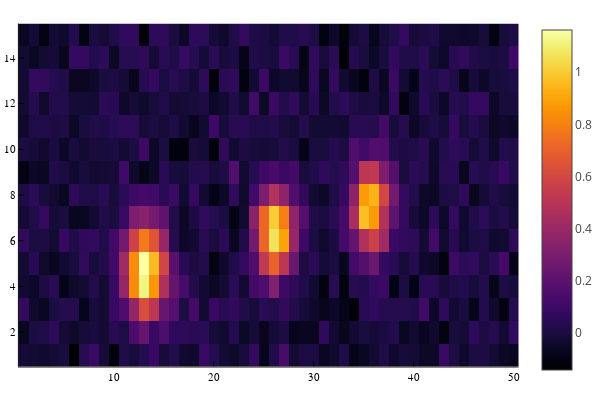

The cell this chart's notebook holds for it:
### Code cell
#Image finale
heatmap(data)

### Figure 1 — Plotly figure (JSON) as saved in the notebook; plotly's stock layout.template omitted (floating-point values rounded to 4 significant figures; data arrays with more than 128 entries replaced by an {"elided": "..."} marker saying what was removed)
{"data": [{"colorbar": {"title": ""}, "colorscale": {"elided": "256x2 mixed values"}, "hoverinfo": "none", "name": "y1", "showlegend": false, "showscale": true, "type": "heatmap", "x": [0.5, 1.5, 2.5, 3.5, 4.5, 5.5, 6.5, 7.5, 8.5, 9.5, 10.5, 11.5, 12.5, 13.5, 14.5, 15.5, 16.5, 17.5, 18.5, 19.5, 20.5, 21.5, 22.5, 23.5, 24.5, 25.5, 26.5, 27.5, 28.5, 29.5, 30.5, 31.5, 32.5, 33.5, 34.5, 35.5, 36.5, 37.5, 38.5, 39.5, 40.5, 41.5, 42.5, 43.5, 44.5, 45.5, 46.5, 47.5, 48.5, 49.5, 50.5], "xaxis": "x", "y": [0.5, 1.5, 2.5, 3.5, 4.5, 5.5, 6.5, 7.5, 8.5, 9.5, 10.5, 11.5, 12.5, 13.5, 14.5, 15.5], "yaxis": "y", "z": {"elided": "15x50 float values"}, "zmax": 1.161, "zmin": -0.1409}], "layout": {"annotations": [], "height": 400, "legend": {"bgcolor": "rgba(255, 255, 255, 1.000)", "bordercolor": "rgba(0, 0, 0, 1.000)", "borderwidth": 1, "font": {"color": "rgba(0, 0, 0, 1.000)", "family": "sans-serif", "size": 11}, "title": {"font": {"color": "rgba(0, 0, 0, 1.000)", "family": "sans-serif", "size": 15}, "text": ""}, "tracegroupgap": 0, "traceorder": "normal", "x": 1, "xanchor": "auto", "y": 1, "yanchor": "auto"}, "margin": {"b": 20, "l": 0, "r": 0, "t": 20}, "paper_bgcolor": "rgba(255, 255, 255, 1.000)", "plot_bgcolor": "rgba(255, 255, 255, 1.000)", "showlegend": true, "width": 600, "xaxis": {"anchor": "y", "domain": [0.03619, 0.9934], "gridcolor": "rgba(0, 0, 0, 0.100)", "gridwidth": 0.5, "linecolor": "rgba(0, 0, 0, 1.000)", "mirror": false, "range": [0.5, 50.5], "showgrid": true, "showline": true, "showticklabels": true, "tickangle": 0, "tickcolor": "rgb(0, 0, 0)", "tickfont": {"color": "rgba(0, 0, 0, 1.000)", "family": "sans-serif", "size": 11}, "tickmode": "array", "ticks": "inside", "ticktext": ["10", "20", "30", "40", "50"], "tickvals": [10, 20, 30, 40, 50], "title": "", "titlefont": {"color": "rgba(0, 0, 0, 1.000)", "family": "sans-serif", "size": 15}, "type": "-", "visible": true, "zeroline": false, "zerolinecolor": "rgba(0, 0, 0, 1.000)"}, "yaxis": {"anchor": "x", "domain": [0.03762, 0.9902], "gridcolor": "rgba(0, 0, 0, 0.100)", "gridwidth": 0.5, "linecolor": "rgba(0, 0, 0, 1.000)", "mirror": false, "range": [0.5, 15.5], "showgrid": true, "showline": true, "showticklabels": true, "tickangle": 0, "tickcolor": "rgb(0, 0, 0)", "tickfont": {"color": "rgba(0, 0, 0, 1.000)", "family": "sans-serif", "size": 11}, "tickmode": "array", "ticks": "inside", "ticktext": ["2", "4", "6", "8", "10", "12", "14"], "tickvals": [2, 4, 6, 8, 10, 12, 14], "title": "", "titlefont": {"color": "rgba(0, 0, 0, 1.000)", "family": "sans-serif", "size": 15}, "type": "-", "visible": true, "zeroline": false, "zerolinecolor": "rgba(0, 0, 0, 1.000)"}}}
